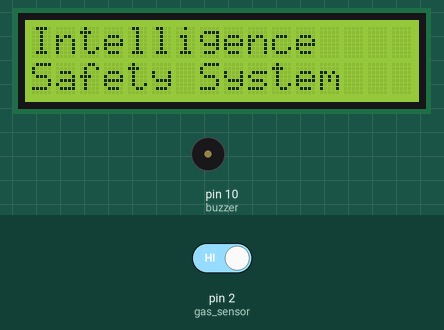
Bench run of a sketch on a simulated Arduino Uno, built with avr-gcc and run on an emulated ATmega328P. Shown: 16×2 character LCD, buzzer (waves = sounding, pin HIGH). Inputs (shaded band) come from the test bench; at power-on: pin 2 (gas_sensor) HIGH. What the sketch prints to the serial monitor is not drawn.

Above: at 2.2 s.
2.3 s: pin 2 (gas_sensor) driven LOW
At 6.8 s:
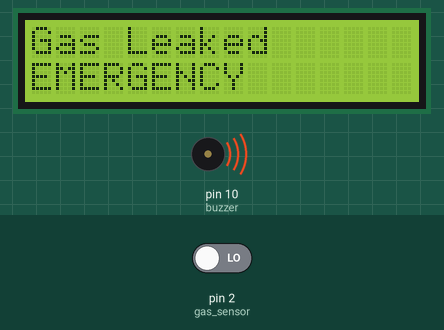
At 9.7 s:
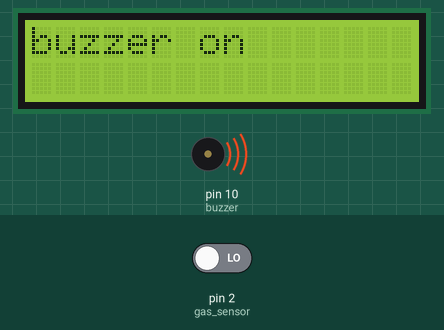
9.9 s: pin 2 (gas_sensor) driven HIGH
At 12.9 s:
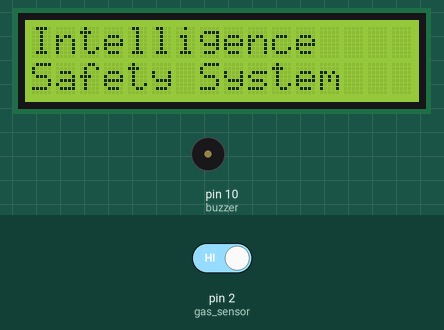
Timing chart, 0 to 14.4 s (numbered marks = the images above; inputs shaded):
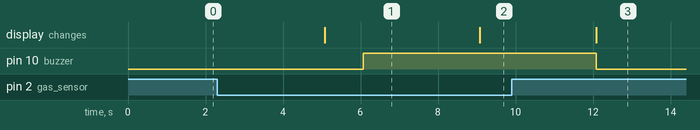

The sketch:

telligence_Security___safety_System_for_Colleges__Industries.ino
```cpp
#include<LiquidCrystal.h>

int RS=12;
int EN=11;
int D4=7;
int D5=6;
int D6=5;
int D7=4;
int gas_sensor=2;
int buzzer=10;
int flag;
bool sms_flag=0;
LiquidCrystal lcd(RS,EN,D4,D5,D6,D7);
//SoftwareSerial  mySerial(9, 10);

//int Rx=9;
//int Tx=10;

void setup()
{
 Serial.begin(9600);
// mySerial.begin(9600);
 Serial.println("Hello");
 lcd.begin(16,2);
 lcd.clear();
  lcd.setCursor(0,0);
  lcd.print("Intelligence");
  lcd.setCursor(0,1);
  lcd.print("Safety System");
  delay(1000);

  pinMode(gas_sensor,INPUT);
  pinMode(buzzer,OUTPUT);
}

void loop()
{
 int gas_value=digitalRead(gas_sensor);
  Serial.print("Gas value:");
  Serial.println(gas_value);
  delay(1000);
  if (gas_value==0)
  {

    lcd.clear();
    lcd.print("Gas Leaked");
    lcd.setCursor(0,1);
    lcd.print("EMERGENCY");
    delay(1000);
    if(sms_flag==0)
    {
      sms_flag=1;
    digitalWrite(buzzer,HIGH);
      sendsms();
      lcd.setCursor(0,0);
      lcd.print("buzzer on");
      flag=0;
      delay(1000);
    }
  }
  else
  {
    sms_flag=0;
    digitalWrite(buzzer,LOW);
    lcd.setCursor(0,0);
  lcd.print("Intelligence");
  lcd.setCursor(0,1);
  lcd.print("Safety System");
  delay(1000);

  }
  delay(1000);
}

void sendsms()
  {
    Serial.println("AT+CMGF=1");
    delay(1000);
    Serial.println("AT+CMGS=\"+919526234625\"\r");
    delay(1000);
   Serial.print("EMERGENCY:Gas Leaked");
//    delay(10);
   //Serial.println( link);
   // delay(100);
    //Serial.write(26);
   Serial.println((char)26); // ASCII code of CTRL+Z
    delay(1000);
    lcd.clear();
    lcd.setCursor(0,0);
    lcd.print("msg send");
  }
```

Measured:
- after the input at 2.3 s, pin 10 (buzzer): LOW → HIGH after 3.8 s; the display: changes after 2.8 s (image 1)
- after the input at 9.9 s, pin 10 (buzzer): HIGH → LOW after 2.2 s; the display: changes after 2.2 s (image 3)
- what the display in image 1 shows lasts 4.0 s, from 5.1 s to 9.1 s
